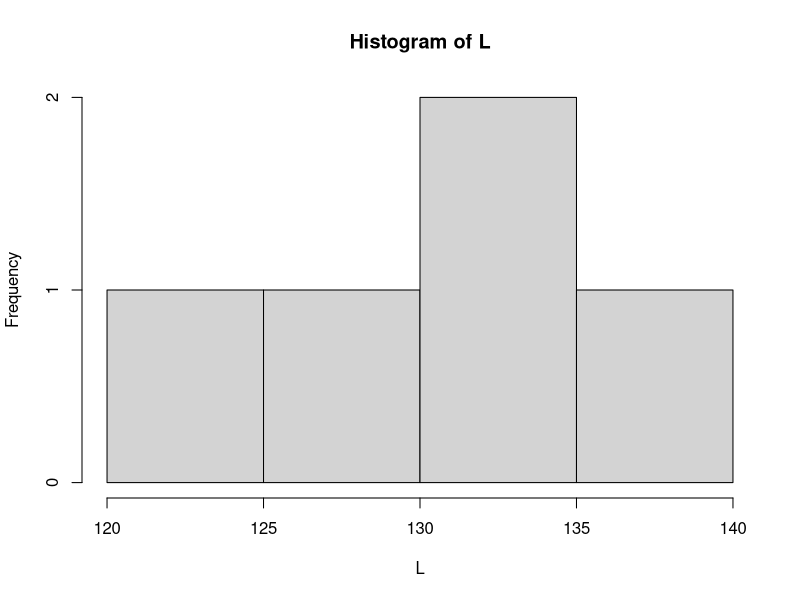
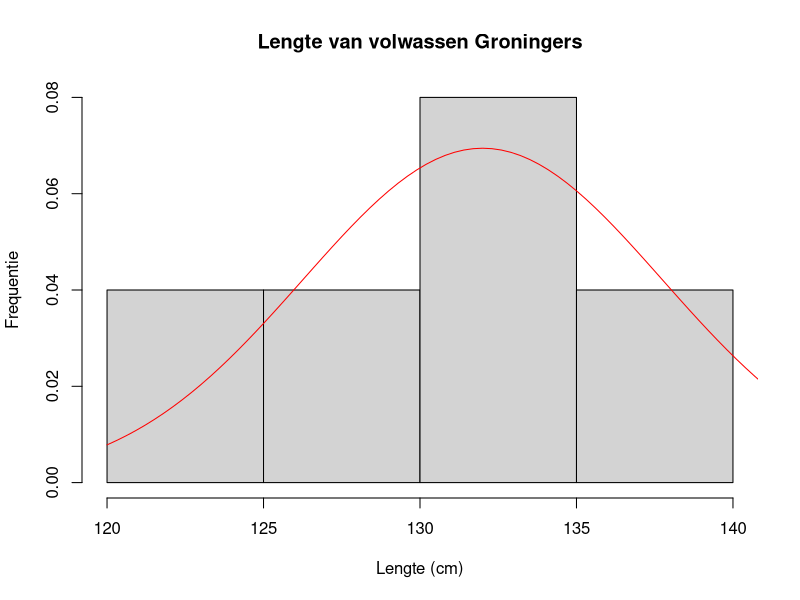

R code for these plots, in order: (Note: this script raises an error after producing the figures.)
## ---- chunk 1
L <- c(129, 139, 124, 133, 135)
## ---- chunk 2
hist(L)
## ---- chunk 3
cat("Mean:", y.av <- mean(L))
cat("\nStandard deviation:", s <- sd(L))
## ---- chunk 4
hist(L, xlab="Lengte (cm)", ylab="Frequentie", main="Lengte van volwassen Groningers", freq=F)
curve(dnorm(x, y.av, s), from=120, to=150, col="red", add=T)
## ---- chunk 5

## ---- chunk 6
BI = y.av + qt(c(0.025, 0.975), n-1) * s/sqrt(n)

cat("y.av = ", y.av, ", 95% BI = [", BI[1], ", ", BI[2],"] cm\n")
## ---- chunk 7
# Simulatie parameters:
mu <- 0
sigma <- 1
n <- 5
N <- 100   # begin met 100, dan 1000, dan 10 000

y <- rnorm(n*N, mean = mu, sd = sigma)      # maak random getallen (= meetwaarden)
data <- matrix(y, nrow = N)                 # plaats ze in een matrix (= tabel)
cat("Matrix met data:\n")
head(data)                                  # laat alleen de eerst paar regels zien
rownames(data) <- paste0("sample",1:N)
colnames(data) <- paste0("replica_",1:n)
cat("\nMatrix met data en rij- en kolomnamen:\n")
head(data)

y.avs <- apply(data, 1, mean)               # bereken per regel (= sample) het gemiddelde
sds <- apply(data, 1, sd)                   # bereken per regel (= sample) de standaarddeviatie
ns <- apply(data, 1, length)
s.avs <- sds/sqrt(ns)                       # bereken per regel (= sample) de s.e.m.
BIs <- qt(0.975, df=ns-1)*s.avs             # bereken per regel (= sample) het 95% betrouwbaarheidsinterval
onders <- y.avs - BIs                       # bereken per regel (= sample) de onder- en bovengrens van het 95% BI
bovens <- y.avs + BIs

# In welke samples ligt mu ONDER de ondergrens BI?  
cat("\n\nSamples met mu < ondergrens BI = ",names(onders[onders >= mu]))

# In welke samples ligt mu BOVEN de bovengrens BI? 
cat("\nSamples met mu > bovengrens BI = ",names(bovens[bovens <= mu]))

# Voor welke gemiddelden omvat het 95% BI NIET de waarde mu?
cat("\nSamples buiten het 95% BI = ",y.avs[onders >= mu | bovens <= mu])

# Voor welke samples omvat het 95% BI NIET de waarde mu?
cat("\nSamples buiten het 95% BI = ",names(y.avs[onders >= mu | bovens <= mu]))

# Bereken het aantal keren dat er een vals positive (FP) uitslag is (NB: F = 0, T = 1): 
n.FP <- sum(onders >=0 | bovens <=0)
cat("\n\nAantal vals positive uitslagen = ",n.FP)

# Bereken het percentage vals positive uitslagen:
p.FP <- n.FP/N                           
cat("\n\nPercentage vals positive uitslagen = ",p.FP)


# Maak een genormaliseerd histogram van de "meetwaarden"
hist(y, xlab = "y-waarde", ylab = "Frequentie", main = "Histogram van y-waarden", freq = F)
curve(dnorm(x, mu, sigma), from = -4, to = 4, n = 501, add = T, col = "red")

# Maak een genormaliseerd histogram van de "sample gemiddelden"
hist(y.avs, xlab = "Sample gemiddelde", ylab = "Frequentie", main = "Histogram van Sample gemiddelden", freq = F)
curve(dnorm(x, mu, sigma/sqrt(n)), from = -4, to = 4, n = 501, add = T, col = "red")

## ---- chunk 8
L <- c(173, 180, 169, 193, 177, 178, 169, 184, 188, 201, 192, 177, 174, 182, 189, 185, 
       187, 182, 173, 183, 191, 159, 202, 182, 179)
## ---- chunk 9

## ---- chunk 10

## ---- chunk 11
L.vrouw <- c(168, 162, 161, 175, 159, 155, 169, 171, 164, 165, 163, 172, 169, 171, 166, 
             168, 167, 165, 172, 167, 173, 158, 166, 169, 165)
L.man <-   c(175, 184, 191, 188, 179, 181, 183, 184, 194, 185, 195, 188, 176, 177, 184, 
             181, 188, 186, 197, 186, 179, 184, 185, 180, 183)
L <- c(L.vrouw, L.man)
## ---- chunk 12

## ---- chunk 13

## ---- chunk 14
y <- c(11, 12, 13, 12, 9, 15, 14, 11, 14)
## ---- chunk 15
boxplot(y, main = "Concentratie IgG", ylab = "Concentratie IgG (ng/dL)")
hist(y, main = "Histogram concentratie IgG", xlab = "Concentratie IgG (ng/dL)", ylab = "Frequentie")
## ---- chunk 16
y.av <- mean(y)
y.ord <- sort(y)
cat("Geordende data:\n")
print(y.ord)
y.med <- median(y)
cat("Gemiddelde concentratie = ",y.av," ng/dL, mediaan = ",y.med," ng/dL\n")
quartiles <- quantile(y, c(0.25, 0.75))
cat("Kwartielen:\n")
print(quartiles)
iqr <- IQR(y)
cat("IQR = ",iqr," ng/dL")
## ---- chunk 17
y.av = mean(y)
s = sd(y)
n = length(y)

cat("n = ", n, ", y.av = ",y.av, ", s = ", s, " ng/dL\n")

BI = y.av + qt(c(0.025, 0.975), n-1) * s/sqrt(n)

cat("y.av = ", y.av, ", 95% BI = [", BI[1], ", ", BI[2],"] ng/dL\n")
## ---- chunk 18
y <- c(2.9,	3.5,	6.5,	4.8,	4.9,	6.3,	5.2,	4.7,	3.6,	5.9)
## ---- chunk 19
hist(y, main = "Histogram gewicht olifanten", xlab = "Gewicht (ton)", ylab = "Frequentie")
## ---- chunk 20
y.av = mean(y)
s = sd(y)
n = length(y)

cat("n = ", n, ", y.av = ",y.av, ", s = ", s, " ton\n")

BI = y.av + qt(c(0.025, 0.975), n-1) * s/sqrt(n)

cat("y.av = ", y.av, ", 95% BI = [", BI[1], ", ", BI[2],"] ton\n")
## ---- chunk 21
# Simulatie parameters:
mu <- 0
sigma <- 1
n <- 5
N <- 10000   # begin met 100, dan 1000, dan 10 000
tplot <- 12.0

y <- rnorm(n*N, mean = mu, sd = sigma)      # maak random getallen (= meetwaarden)
data <- matrix(y, nrow = N)                 # plaats ze in een matrix (= tabel)
cat("Matrix met data:\n")
head(data)                                  # laat alleen de eerst paar regels zien
rownames(data) <- paste0("sample",1:N)
colnames(data) <- paste0("replica_",1:n)
cat("\nMatrix met data en rij- en kolomnamen:\n")
head(data)

y.avs <- apply(data, 1, mean)               # bereken per regel (= sample) het gemiddelde
sds <- apply(data, 1, sd)                   # bereken per regel (= sample) de standaarddeviatie
ns <- apply(data, 1, length)
s.avs <- sds/sqrt(ns)                       # bereken per regel (= sample) de s.e.m.
BIs <- qt(0.975, df=ns-1)*s.avs             # bereken per regel (= sample) het 95% betrouwbaarheidsinterval
onders <- y.avs - BIs                       # bereken per regel (= sample) de onder- en bovengrens van het 95% BI
bovens <- y.avs + BIs 
ts <- (y.avs - mu)/s.avs                    # bereken per regel (= sample) de sample t-waarde


# Maak een genormaliseerd histogram van de "meetwaarden"
hist(y, xlab = "y-waarde", ylab = "Kans", main = "Histogram van y-waarden", freq = F)
curve(dnorm(x, mu, sigma), from = -4, to = 4, n = 501, add = T, col = "red")

# Maak een genormaliseerd histogram van de "sample gemiddelden"
hist(y.avs, xlab = "Sample gemiddelde", ylab = "Kans", main = "Histogram van sample gemiddelden", freq = F)
curve(dnorm(x, mu, sigma/sqrt(n)), from = -4, to = 4, n = 501, add = T, col = "red")

# Maak een genomaliseerd histogram van de sample t-waarden:
hist(ts, breaks = 100, freq = F, 
     xlab = "Sample t-waarde", ylab = "Kans", main = "Histogram van sample t-waarden")
curve(dt(x, df = n-1), from = -tplot, to = tplot, col = "red", add = T)
curve(dnorm(x, 0, 1), from = -tplot, to = tplot, col = "blue", add = T)

## ---- chunk 22
# Simulatie parameters:
mu <- 0
sigma <- 1
n <- 50
N <- 10000   # begin met 100, dan 1000, dan 10 000
tplot <- 12.0

y <- rnorm(n*N, mean = mu, sd = sigma)      # maak random getallen (= meetwaarden)
data <- matrix(y, nrow = N)                 # plaats ze in een matrix (= tabel)
cat("Matrix met data:\n")
head(data)                                  # laat alleen de eerst paar regels zien
rownames(data) <- paste0("sample",1:N)
colnames(data) <- paste0("replica_",1:n)
cat("\nMatrix met data en rij- en kolomnamen:\n")
head(data)

y.avs <- apply(data, 1, mean)               # bereken per regel (= sample) het gemiddelde
sds <- apply(data, 1, sd)                   # bereken per regel (= sample) de standaarddeviatie
ns <- apply(data, 1, length)
s.avs <- sds/sqrt(ns)                       # bereken per regel (= sample) de s.e.m.
BIs <- qt(0.975, df=ns-1)*s.avs             # bereken per regel (= sample) het 95% betrouwbaarheidsinterval
onders <- y.avs - BIs                       # bereken per regel (= sample) de onder- en bovengrens van het 95% BI
bovens <- y.avs + BIs 
ts <- (y.avs - mu)/s.avs                    # bereken per regel (= sample) de sample t-waarde


# Maak een genormaliseerd histogram van de "meetwaarden"
hist(y, xlab = "y-waarde", ylab = "Kans", main = "Histogram van y-waarden", freq = F)
curve(dnorm(x, mu, sigma), from = -4, to = 4, n = 501, add = T, col = "red")

# Maak een genormaliseerd histogram van de "sample gemiddelden"
hist(y.avs, xlab = "Sample gemiddelde", ylab = "Kans", main = "Histogram van sample gemiddelden", freq = F)
curve(dnorm(x, mu, sigma/sqrt(n)), from = -4, to = 4, n = 501, add = T, col = "red")

# Maak een genomaliseerd histogram van de sample t-waarden:
hist(ts, breaks = 100, freq = F, 
     xlab = "Sample t-waarde", ylab = "Kans", main = "Histogram van sample t-waarden")
curve(dt(x, df = n-1), from = -tplot, to = tplot, col = "red", add = T)
curve(dnorm(x, 0, 1), from = -tplot, to = tplot, col = "blue", add = T)

## ---- chunk 23
y <- c(2.9,	3.5,	6.5,	4.8,	4.9,	6.3,	5.2,	4.7,	3.6,	5.9)
## ---- chunk 24
boxplot(y, main = "Gewicht olifanten", ylab = "Gewicht (ton)")
## ---- chunk 25
# Uit vraag:
mu = 4.5

y.av = mean(y)
s = sd(y)
n = length(y)

# Sample t-waarde:
t = (y.av - mu)/(s/sqrt(n))
# Kritische t-waarde (2-zijdig): Is gemiddelde anders dan 4.5 ton?
t.krit.2 = qt(0.975, n-1)
# Kritische t-waarde (1-zijdig, links):Is gemiddelde lager dan 4.5 ton?
t.krit.1.L = qt(0.05, n-1)
# Kritische t-waarde (1-zijdig, rechts): Is gemiddelde hoger dan 4.5 ton?
t.krit.1.R = qt(0.95, n-1)
cat("Sample t = ",t,"\n")
cat("t.krit.2 = ",t.krit.2,", t.krit.1.L = ",t.krit.1.L,", t.krit.1.R = ",t.krit.1.R,"\n")

## ---- chunk 26
t.test(y, mu = 4.5, alternative = "two.sided")
## ---- chunk 27
t.test(y, mu = 4.5, alternative = "greater")
## ---- chunk 28
t.test(y, mu = 4.5, alternative = "less")
## ---- chunk 29
y <- c(18, 17, 15, 16, 19, 15, 16, 16, 14, 17, 16, 19, 14, 21, 17, 18)
## ---- chunk 30

## ---- chunk 31
t.test(y, mu = 15, alternative = "greater")
## ---- chunk 32
t.test(y, mu = 15, alternative = "less")
## ---- chunk 33
y <- c(2.9, 3.5, 6.5, 4.8, 4.9, 6.3, 5.2, 4.7, 3.6, 5.9, 
       2.4, 2.1, 3.5, 3.6, 4.7, 3.5, 2.1, 3.2, 2.9, 1.7)
## ---- chunk 34
boxplot(y, main = "Vochtgehalte poedermelk", ylab = "Vochtgehalte (%)")
## ---- chunk 35
t.test(y, mu = 4.5)
## ---- chunk 36
t.test(y, mu = 4.5, alternative = "greater")
## ---- chunk 37
t.test(y, mu = 4.5, alternative = "less")
